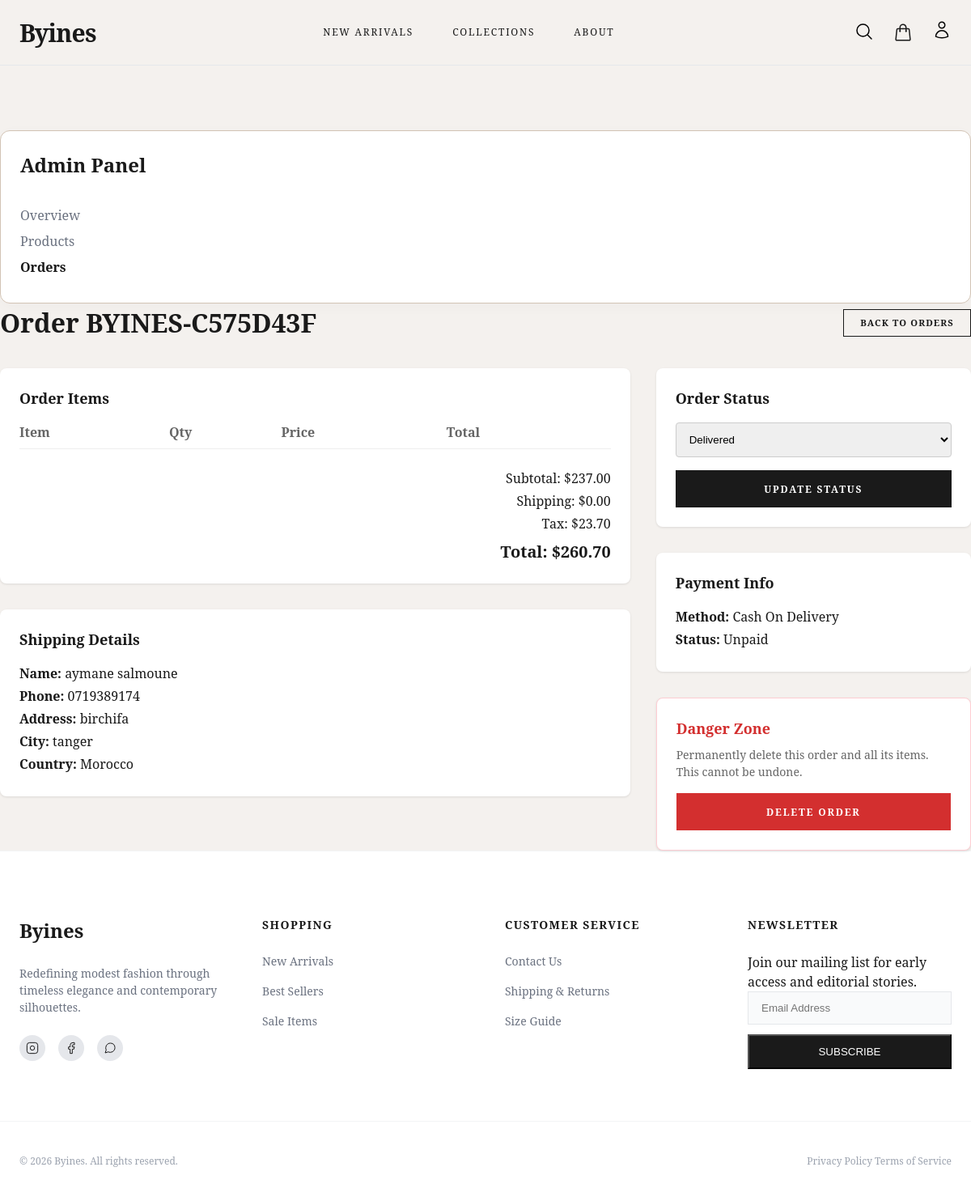
The app's page /pages/admin_view_order.php?id=6 (signed in) with its own data.
### tables this page shows
CREATE TABLE IF NOT EXISTS `orders` (
    `id` INT AUTO_INCREMENT PRIMARY KEY,
    `user_id` INT NULL,
    `order_number` VARCHAR(30) NOT NULL UNIQUE,
    `subtotal` DECIMAL(10,2) NOT NULL,
    `tax` DECIMAL(10,2) NOT NULL,
    `shipping_cost` DECIMAL(10,2) NOT NULL,
    `total_amount` DECIMAL(10,2) NOT NULL,
    `status` ENUM('pending', 'processing', 'in_transit', 'delivered', 'cancelled') NOT NULL DEFAULT 'pending',
    `tracking_number` VARCHAR(100) NULL COMMENT 'Shipment tracking reference',
    `shipping_name` VARCHAR(100) NOT NULL,
    `shipping_phone` VARCHAR(20) NOT NULL,
    `shipping_address_line1` VARCHAR(150) NOT NULL,
    `shipping_address_line2` VARCHAR(150) NULL,
    `shipping_city` VARCHAR(100) NOT NULL,
    `shipping_state` VARCHAR(100) NOT NULL,
    `shipping_zip` VARCHAR(20) NOT NULL,
    `shipping_country` VARCHAR(100) NOT NULL,
    `shipping_method` VARCHAR(50) NOT NULL,
    `payment_method` ENUM('cash_on_delivery', 'paypal', 'credit_card') NOT NULL,
    `payment_status` ENUM('unpaid', 'paid', 'refunded', 'failed') NOT NULL DEFAULT 'unpaid',
    `payment_transaction_id` VARCHAR(100) NULL,
    `created_at` TIMESTAMP DEFAULT CURRENT_TIMESTAMP,
    FOREIGN KEY (`user_id`) REFERENCES `users`(`id`) ON DELETE SET NULL
);

### classes/Database.php (called while the page is built, shortened)
<?php
class Database {
    private static $instance = null;
    private $conn;
    private $host = 'localhost';
    private $user = 'root';
    private $pass = '';
    private $name = 'byines';
    private function __construct() {
        try {
            $dsn = "mysql:host={$this->host};dbname={$this->name};charset=utf8mb4";
            $options = [
                PDO::ATTR_ERRMODE            => PDO::ERRMODE_EXCEPTION,
                PDO::ATTR_DEFAULT_FETCH_MODE => PDO::FETCH_ASSOC,
                PDO::ATTR_EMULATE_PREPARES   => false,
            ];
            $this->conn = new PDO($dsn, $this->user, $this->pass, $options);
        } catch (PDOException $e) {
            die("Database Connection Error: " . $e->getMessage());
        }
    }
    public static function getInstance() {
        if (!self::$instance) {
            self::$instance = new Database();
        }
        return self::$instance;
    }
    public function getConnection() {
        return $this->conn;
    }
}
?>

### classes/Order.php (called while the page is built, shortened)
<?php
require_once 'Database.php';
class Order {
    private $pdo;
    public function __construct() {
        $this->pdo = Database::getInstance()->getConnection();
    }
    public function getById($id) {
        $stmt = $this->pdo->prepare("SELECT * FROM orders WHERE id = ?");
        $stmt->execute([$id]);
        $order = $stmt->fetch();
        $stmtItems = $this->pdo->prepare("
            SELECT oi.id, oi.variant_id, oi.quantity, oi.price,
                   pv.product_id, pv.color, pv.size, p.name, p.sku
            FROM order_items oi
            JOIN product_variants pv ON oi.variant_id = pv.id
            JOIN products p ON pv.product_id = p.id
            WHERE oi.order_id = ?
        ");
        $stmtItems->execute([$id]);
        $order['items'] = $stmtItems->fetchAll();
        return $order;
    }
}

### pages/admin_view_order.php (the view, shortened to what this page needs)
<?php
require_once '../classes/Order.php';
$orderModel = new Order();
$orderId = $_GET['id'] ?? null;
$order = $orderModel->getById($orderId);
include '../includes/header.php';
?>
<link rel="stylesheet" href="../css/admin_dashboard.css">
<main class="admin-container" data-order-id="<?= $orderId ?>">
    <div class="admin-sidebar">
        <h2 class="avo-sidebar-title">Admin Panel</h2>
        <ul class="avo-nav">
            <li><a href="admin_dashboard.php#panel-overview" class="avo-nav-link">Overview</a></li>
            <li><a href="admin_dashboard.php#panel-products" class="avo-nav-link">Products</a></li>
            <li><a href="admin_dashboard.php#panel-orders" class="avo-nav-link active">Orders</a></li>
        </ul>
    </div>
    <div class="admin-content">
        <div class="avo-page-header">
            <h1 class="admin-page-title">Order <?= htmlspecialchars($order['order_number']) ?></h1>
            <a href="admin_dashboard.php#panel-orders" class="admin-btn admin-btn-sm avo-btn-back">Back to Orders</a>
        </div>
        <div class="avo-layout">
            <div>
                <div class="avo-card">
                    <h3 class="avo-card-title">Order Items</h3>
                    <table class="avo-items-table">
                        <thead>
                            <tr>
                                <th>Item</th>
                                <th>Qty</th>
                                <th>Price</th>
                                <th>Total</th>
                            </tr>
                        </thead>
                    </table>
                    <div class="avo-totals">
                        <p>Subtotal: $<?= number_format($order['subtotal'], 2) ?></p>
                        <p>Shipping: $<?= number_format($order['shipping_cost'], 2) ?></p>
                        <p>Tax: $<?= number_format($order['tax'], 2) ?></p>
                        <h3 class="avo-total-amount">Total: $<?= number_format($order['total_amount'], 2) ?></h3>
                    </div>
                </div>
                <div class="avo-card">
                    <h3 class="avo-card-title">Shipping Details</h3>
                    <div class="avo-shipping-details">
                        <p><strong>Name:</strong> <?= htmlspecialchars($order['shipping_name']) ?></p>
                        <p><strong>Phone:</strong> <?= htmlspecialchars($order['shipping_phone']) ?></p>
                        <p><strong>Address:</strong> <?= htmlspecialchars($order['shipping_address_line1']) ?></p>
                        <p><strong>City:</strong> <?= htmlspecialchars($order['shipping_city']) ?></p>
                        <p><strong>Country:</strong> <?= htmlspecialchars($order['shipping_country']) ?></p>
                    </div>
                </div>
            </div>
            <div>
                <div class="avo-card">
                    <h3 class="avo-card-title">Order Status</h3>
                    <form method="POST">
                        <select name="status" class="avo-status-select">
                            <option value="delivered" <?= $order['status'] === 'delivered' ? 'selected' : '' ?>>Delivered</option>
                        </select>
                        <button type="submit" class="admin-btn avo-btn-full">Update Status</button>
                    </form>
                </div>
                <div class="avo-payment-card">
                    <h3 class="avo-card-title">Payment Info</h3>
                    <p><strong>Method:</strong> <span class="text-capitalize"><?= str_replace('_', ' ', htmlspecialchars($order['payment_method'])) ?></span></p>
                    <p><strong>Status:</strong> <span class="text-capitalize"><?= htmlspecialchars($order['payment_status']) ?></span></p>
                </div>
                <div class="avo-danger-zone">
                    <h3>Danger Zone</h3>
                    <p>Permanently delete this order and all its items. This cannot be undone.</p>
                    <button type="button" class="admin-btn avo-btn-danger" onclick="deleteThisOrder()">Delete Order</button>
                </div>
            </div>
        </div>
    </div>
</main>
<?php include '../includes/footer.php'; ?>

### css/style.css (style rules this page uses)
:root { --brand-cream: #F4F1EE; --brand-earth: #D2C3B4; --brand-dark: #1A1A1A; --white: #ffffff; --gray-100: #f3f4f6; --gray-200: #e5e7eb; --gray-400: #9ca3af; --gray-500: #6b7280; --font-serif: "Noto Serif", serif; --max-width: 1280px; }
* { box-sizing: border-box; margin: 0; padding: 0; }
body { background-color: var(--brand-cream); color: var(--brand-dark); font-family: var(--font-serif); line-height: 1.5; -webkit-font-smoothing: antialiased; }
a { text-decoration: none; color: inherit; transition: opacity 0.3s ease; }

### css/admin_dashboard.css (style rules this page uses)
.admin-container { padding-top: 80px; min-height: calc(100vh - 80px); background-color: var(--brand-cream); display: flex; flex-direction: column; }
.admin-sidebar { background-color: var(--white); border: 1px solid var(--brand-earth); border-radius: 0.75rem; padding: 1.5rem; position: sticky; top: 100px; box-shadow: 0 4px 20px -2px rgba(26, 26, 26, 0.03); }
.admin-content { min-width: 0; }
.admin-btn { padding: 0.85rem 1.75rem; background-color: var(--brand-dark); color: var(--white); border: 1px solid var(--brand-dark); cursor: pointer; font-family: inherit; font-size: 0.75rem; font-weight: 600; text-transform: uppercase; letter-spacing: 0.15em; transition: all 0.3s ease; display: inline-block; text-decoration: none; text-align: center; }
.admin-btn-sm { padding: 0.5rem 1.25rem; font-size: 0.7rem; letter-spacing: 0.1em; }
.text-capitalize { text-transform: capitalize; }
.avo-sidebar-title { font-size: 1.5rem; color: var(--brand-dark); font-family: var(--font-serif); margin-bottom: 2rem; }
.avo-nav { list-style: none; padding: 0; }
.avo-nav li { margin-bottom: 0.5rem; }
.avo-nav-link { text-decoration: none; color: var(--gray-500); }
.avo-nav-link.active { color: var(--brand-dark); font-weight: 600; }
.avo-page-header { display: flex; justify-content: space-between; align-items: center; margin-bottom: 2rem; }
.avo-btn-back { background: transparent; color: var(--brand-dark); border-color: var(--brand-dark); }
.avo-layout { display: grid; grid-template-columns: 2fr 1fr; gap: 2rem; }
.avo-card { margin-bottom: 2rem; padding: 1.5rem; background: #fff; border-radius: 8px; box-shadow: 0 1px 3px rgba(0,0,0,0.1); }
.avo-card-title { margin-top: 0; margin-bottom: 1rem; font-size: 1.125rem; }
.avo-items-table { width: 100%; border-collapse: collapse; }
.avo-items-table th { padding-bottom: 0.5rem; }
.avo-items-table thead tr { border-bottom: 1px solid #eee; text-align: left; color: #666; }
.avo-totals { margin-top: 1.5rem; text-align: right; }
.avo-totals p { margin: 0.25rem 0; }
.avo-totals .avo-total-amount { margin-top: 0.5rem; font-size: 1.25rem; }
.avo-shipping-details p { margin: 0.25rem 0; }
.avo-status-select { width: 100%; padding: 0.75rem; border: 1px solid #ccc; border-radius: 4px; margin-bottom: 1rem; }
.avo-btn-full { width: 100%; }
.avo-payment-card { padding: 1.5rem; background: #fff; border-radius: 8px; box-shadow: 0 1px 3px rgba(0,0,0,0.1); margin-bottom: 2rem; }
.avo-payment-card p { margin: 0.25rem 0; }
.avo-danger-zone { padding: 1.5rem; background: #fff; border-radius: 8px; box-shadow: 0 1px 3px rgba(0,0,0,0.1); border: 1px solid #ffcdd2; }
.avo-danger-zone h3 { margin-top: 0; margin-bottom: 0.5rem; font-size: 1.125rem; color: #d32f2f; }
.avo-danger-zone p { font-size: 0.875rem; color: #666; margin-bottom: 1rem; }
.avo-btn-danger { width: 100%; background: #d32f2f; border-color: #d32f2f; }

### records on screen
orders: order_number "BYINES-C575D43F", subtotal "237.00", shipping_cost "0.00", tax "23.70", total_amount "260.70", shipping_name "aymane salmoune", shipping_phone "0719389174", shipping_address_line1 "birchifa", shipping_city "tanger", shipping_country "Morocco", status "Delivered", payment_method "Cash On Delivery", payment_status "Unpaid"
